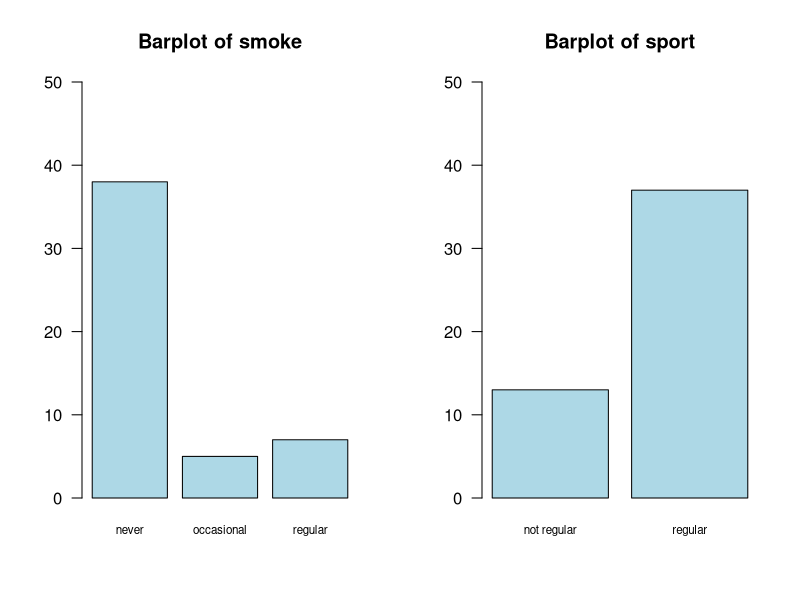

This figure's R source:
## ---- chunk 1
knitr::opts_chunk$set(echo = TRUE)
## ---- chunk 2
df = read.table('s50_1995.txt',sep = " ",header = T )
## ---- chunk 3
df$alcohol = factor(df$alcohol, levels = c(1,2,3,4,5), labels = c('Alcohol Abstinence', 'Mild Drinking', 'No-risk Drinking', 'Risk Drinking', 'High Risk Drinking'), ordered = TRUE)
df$drugs  = factor(df$drugs, levels = c(1,2,3,4), labels = c('never', 'tried once', 'occasional', 'regular'), ordered = TRUE)
df$smoke = factor(df$smoke, levels = c(1,2,3), labels = c('never', 'occasional', 'regular'), ordered = TRUE)
df$sport = factor(df$sport, levels = c(1,2), labels = c('not regular', 'regular'), ordered = TRUE)
df
## ---- chunk 4
str(df)
## ---- chunk 5
par(mfrow=c(1,2))
barplot(table(df$smoke), main = "Barplot of smoke", col = "lightblue", las = 1, cex.names = 0.7, ylim = c(0,50))
barplot(table(df$sport), main = "Barplot of sport", col = "lightblue", las = 1, cex.names = 0.7, ylim = c(0,50))
## ---- chunk 6
proportion1 = length(which(df$smoke!='never'))/length(df$smoke)
print(paste("The proportion of pupils who smoke at least occasionally is (%)", proportion1*100))
## ---- chunk 7
proportion2 = length(which((df$smoke!='never') & (df$sport =='regular')))/length(df$smoke)
print(paste("The proportion of pupils who regularly practiced sport and smoke at least occasionally is (%)", proportion2*100))
## ---- chunk 8
#Create the class 's50survey'
class(df) <- "s50survey"

#Define a function to calculate the proportion of students for any level of label of each variable.
summary.s50survey = function(df) {
    for (i in 1:length(df)){
      print(table(df[i])/sum(table(df[i])))
    }
}

#Test the function on the s50_1995.txt data.
summary(df)
## ---- chunk 9
proportion3 = length(which(df$drugs == 'never'))/length(df$drugs)
print(paste("The proportion of pupils who did not use cannabi is", proportion3*100, "%."))
## ---- chunk 10
df_1997 = read.table('s50_1997.txt',sep = " ",header = T )
df_1997$alcohol = factor(df_1997$alcohol, levels = c(1,2,3,4,5), labels = c('Alcohol Abstinence', 'Mild Drinking', 'No-risk Drinking', 'Risk Drinking', 'High Risk Drinking'), ordered = TRUE)
df_1997$drugs  = factor(df_1997$drugs, levels = c(1,2,3,4), labels = c('never', 'tried once', 'occasional', 'regular'), ordered = TRUE)
df_1997$smoke = factor(df_1997$smoke, levels = c(1,2,3), labels = c('never', 'occasional', 'regular'), ordered = TRUE)
df_1997$sport = factor(df_1997$sport, levels = c(1,2), labels = c('not regular', 'regular'), ordered = TRUE)
df_1997
## ---- chunk 11
class(df_1997) <- "s50survey"
summary(df_1997)
## ---- chunk 12
proportion4 = length(which(df$sport == 'regular'))/length(df$sport)
print(paste("The proportion of pupils practising sport regularly in 1995 is (%)", proportion4*100))
## ---- chunk 13
proportion5 = length(which(df_1997$sport == 'regular'))/length(df_1997$sport)
print(paste("The proportion of pupils practising sport regularly in 1997 is (%)", proportion5*100))
